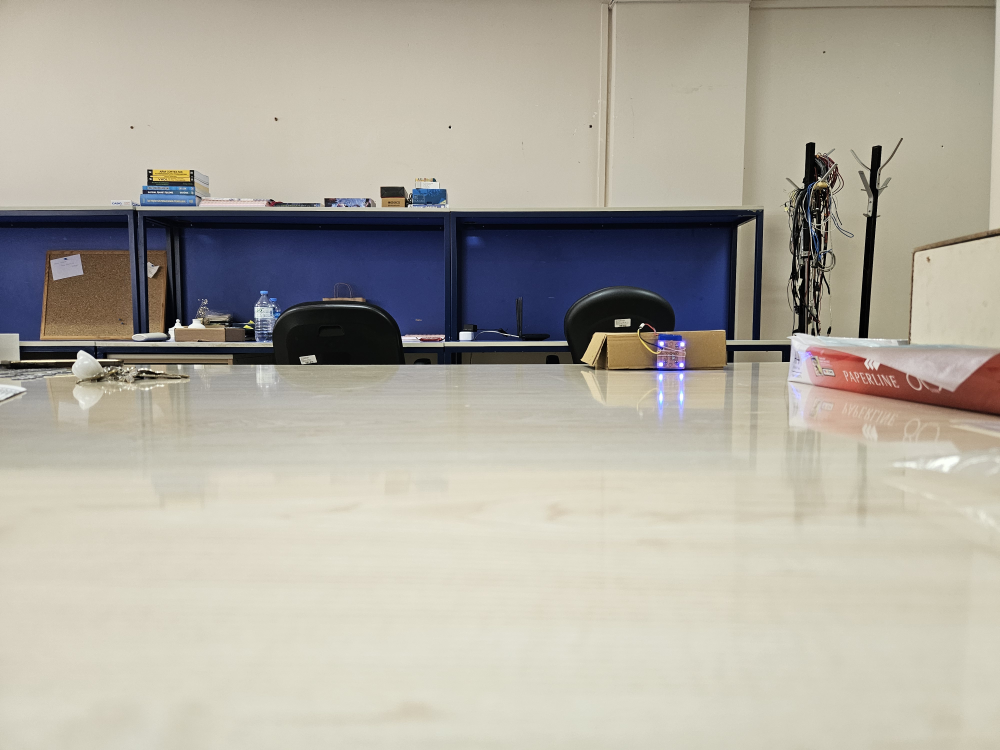
#> input picture Softwares/opencv-ws/images/20240711_111005.jpg, 4000 x 3000 px, given in place of the camera (shown at 1/4 size)
$ python test3.py
#> lines starting #> are read from the running program, lines starting #| are printed output that depends on the picture
### Softwares/opencv-ws/my_utils.py
import cv2
import numpy as np

# [20 lines left out: function sort_contours, not called in this run]

def sort_contours_clockwise(contours):
    # Find the center of the contours
    centers = []
    for contour in contours:
        M = cv2.moments(contour)
        if M["m00"] != 0:
            cX = int(M["m10"] / M["m00"])
            cY = int(M["m01"] / M["m00"])
            centers.append((cX, cY))
        else:
            centers.append((0, 0))

    # Calculate the center of the entire set
    center_point = np.mean(centers, axis=0)

    # Sort contours based on the angle
    def angle_from_center(point):
        return np.arctan2(point[1] - center_point[1], point[0] - center_point[0])

    sorted_contours = sorted(contours, key=lambda contour: angle_from_center(cv2.boundingRect(contour)[:2]))

    return sorted_contours

# [19 lines left out: functions calculate_angle, calculate_distance, not called in this run]

def calculate_f(pPix, pDist, pLen):
     return (pPix * pDist) / pLen

def calculate_real_distance(pPix, pF, pLen):
     return (pF * pLen) / pPix

### Softwares/opencv-ws/test3.py
import numpy as np
import cv2

from my_utils import *
from itertools import combinations
import math
from camera_params import *

window_name = "Multiple Color Detection in Real-TIme"
orig_window = "Original Window"

raspiCam = 1
pcCam = 2

cameraType = pcCam
_size = (800, 600)

if cameraType == raspiCam:
    from picamera.array import PiRGBArray
    from picamera import PiCamera
    camera = PiCamera()
    camera.resolution = _size
    camera.framerate = 32
    rawCapture = PiRGBArray(camera, size= _size)
elif cameraType == pcCam:
    cap = cv2.VideoCapture(0)


# [8 lines of commented-out code are left out]

h, w = _size
newcameramtx, roi = cv2.getOptimalNewCameraMatrix(mtx, dist, (w,h), 1, (w,h))

# origFrame = imageFrame

hLow = 0
hMax = 10
sLow = 0
sMax = 11
vLow = 245
vMax = 255

def readCamera():
    if cameraType == pcCam:
        _ , frame = cap.read()
#> frame is the input picture: shape (3000, 4000, 3); mean B, G, R 160.7, 171.4, 175.8
        frame = cv2.resize(frame, _size)
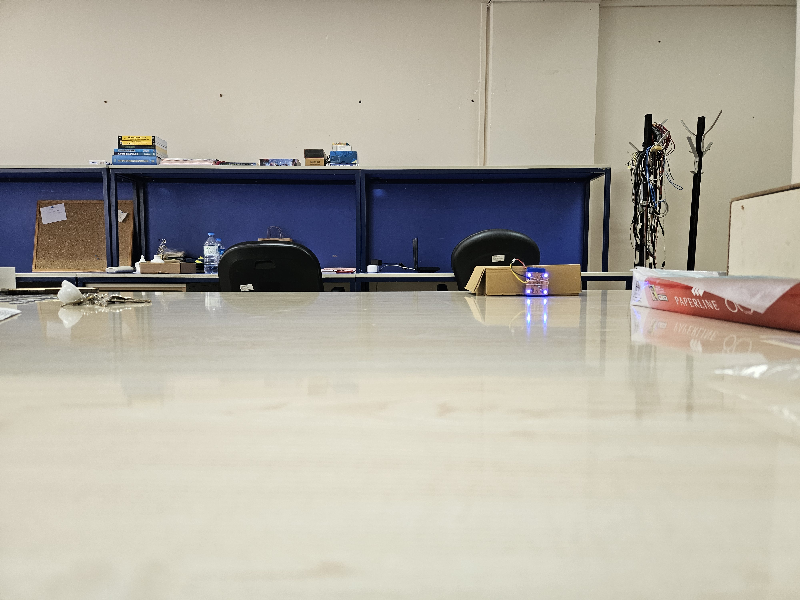
#> frame: shape (600, 800, 3); mean B, G, R 160.7, 171.4, 175.8
    elif cameraType == raspiCam:
        camera.capture(rawCapture, format="bgr")
        frame = rawCapture.array

    # for camera undistortion
    # frame = cv2.undistort(frame, mtx, dist, None, newcameramtx)
    # x, y, w, h = roi
    # frame = frame[y:y+h, x:x+w]

    frame = cv2.GaussianBlur(frame, (13,13 ), 0)
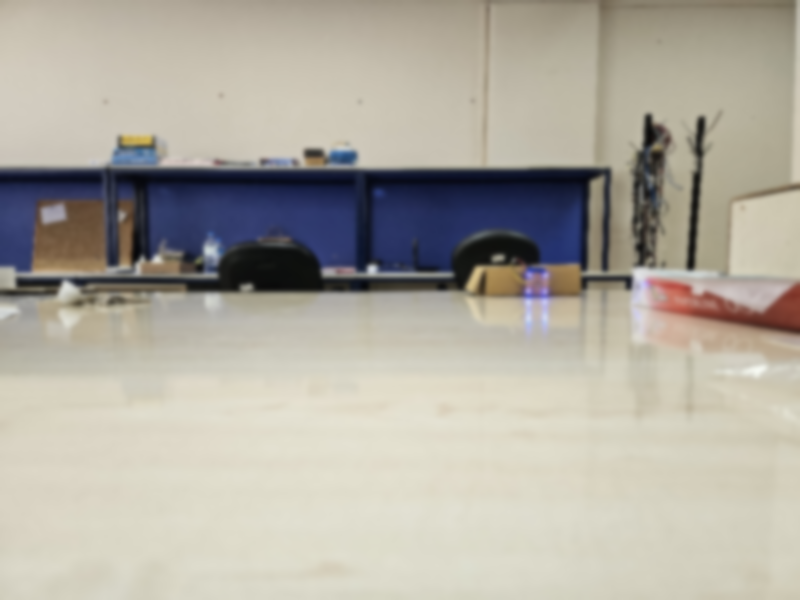
#> frame: shape (600, 800, 3); mean B, G, R 160.7, 171.4, 175.8
    return frame

def findSquares(sFrame):
    pFrame = sFrame.copy()
    # Convert the imageFrame in
    # BGR(RGB color space) to
    # HSV(hue-saturation-value)
    # color space
    hsvFrame = cv2.cvtColor(pFrame, cv2.COLOR_BGR2HSV)
#> hsvFrame: shape (600, 800, 3); mean H, S, V 34.4, 41.5, 180.3
    imageFrame = sFrame.copy()

    # [8 lines of commented-out code are left out]

    red_lower = np.array([hLow, sLow, vLow], np.uint8)
    red_upper = np.array([hMax, sMax, vMax], np.uint8)
    red_mask = cv2.inRange(hsvFrame, red_lower, red_upper)
#> red_mask: shape (600, 800); every value is 0

    # Morphological Transform, Dilation
    # for each color and bitwise_and operator
    # between imageFrame and mask determines
    # to detect only that particular color
    kernel = np.ones((5, 5), "uint8")

    # For red color
    red_mask = cv2.dilate(red_mask, kernel)
    res_red = cv2.bitwise_and(pFrame, pFrame,
                                mask = red_mask)
#> res_red: shape (600, 800, 3); every value is 0

    # Creating contour to track red color
    contours, hierarchy = cv2.findContours(red_mask,
                                            cv2.RETR_TREE,
                                            cv2.CHAIN_APPROX_SIMPLE)
#> contours = []

    cent_arr = []

    # contours, _ = sort_contours(contours)
    contours = sort_contours_clockwise(contours)
#> in sort_contours_clockwise, `center_point = np.mean(centers, axis=0)`: center_point = nan
#> in sort_contours_clockwise, `sorted_contours = sorted(contours, key=lambda contour: angle_from_cent..`: sorted_contours = []

    for pic, contour in enumerate(contours):
        area = cv2.contourArea(contour)
        if(area > 50):
            x, y, w, h = cv2.boundingRect(contour)
            cent = (int(x + w / 2), int(y + h / 2))
            cent_arr.append(cent)
            imageFrame = cv2.rectangle(pFrame, (x, y),
                                        (x + w, y + h),
                                        (0, 0, 255), 2)
#> this loop made 0 passes
#> after the loop, cent_arr = []

            # cv2.putText(imageFrame, "Red Colour", (x, y),
            #             cv2.FONT_HERSHEY_SIMPLEX, 1.0,
            #             (0, 0, 255))


    num_points = len(cent_arr)
#> num_points = 0
    angles = []

    summ = []

    if num_points != 0:
        for p in cent_arr:

            pp = [x for x in cent_arr if x != p]


            for p2, p3 in combinations(pp, 2):
                # combo = (p,) + combo
                angle = calculate_angle(p2, p, p3)
                angles.append(((p2, p, p3), angle))

                if((angle > 85.0 and angle < 95.0) or (angle > 265 and angle < 285)):
                    d1 = calculate_distance(p2, p)
                    d2 = calculate_distance(p, p3)

                    # print(d1, d2)

                    if (math.isclose(d1, d2, abs_tol=10)):
                        # print("heree")
                        # print(d1)
                        summ.append(d1)
                        cv2.line(imageFrame, p, p2, (0, 255, 0), 5)
                        cv2.line(imageFrame, p3, p, (0, 255, 0), 5)

        pix = np.mean(summ)
        # print(pix)

        # print(calculate_f(pix, 55.5, 3))
        # print("Real dist: ", calculate_real_distance(pix, 615.823, 3))

    return hsvFrame, imageFrame

def clamp(n, minn, maxn):
    return max(min(maxn, n), minn)

def mouseRGB_callback(event,x,y,flags,param):
    global hMax, hLow, sMax, sLow, vMax, vLow

    if event == cv2.EVENT_LBUTTONDOWN: #checks mouse left button down condition
        hVal = hFrame[y,x,0]
        sVal = hFrame[y,x,1]
        gVal = hFrame[y,x,2]

        hMax = hVal + 10
        hLow = hVal - 10
        sMax = sVal + 10
        sLow = sVal - 10
        vMax = gVal + 10
        vLow = gVal - 10

        hMax = clamp(hMax, 0, 255)
        hLow = clamp(hLow, 0, 255)
        sMax = clamp(sMax, 0, 255)
        sLow = clamp(sLow, 0, 255)
        vMax = clamp(vMax, 0, 255)
        vLow = clamp(vLow, 0, 255)

        print(hMax, hLow, sMax, sLow, vMax, vLow)

        print("X: {0}, Y: {1}, H: {2}, S: {3}, V: {4}".format(x, y, hVal, sVal, gVal))


# Program Termination
cv2.namedWindow(window_name)
cv2.namedWindow(orig_window)
cv2.setMouseCallback(orig_window, mouseRGB_callback)

while True:

    origFrame = readCamera()

    hFrame, iFrame = findSquares(origFrame)

    cv2.imshow(orig_window, origFrame)
    cv2.imshow(window_name, iFrame)
    k = cv2.waitKey(10)
#> (key Esc is pressed here)

    if (k == 27): break

$ run again, on Softwares/opencv-ws/images/20240711_111043.jpg
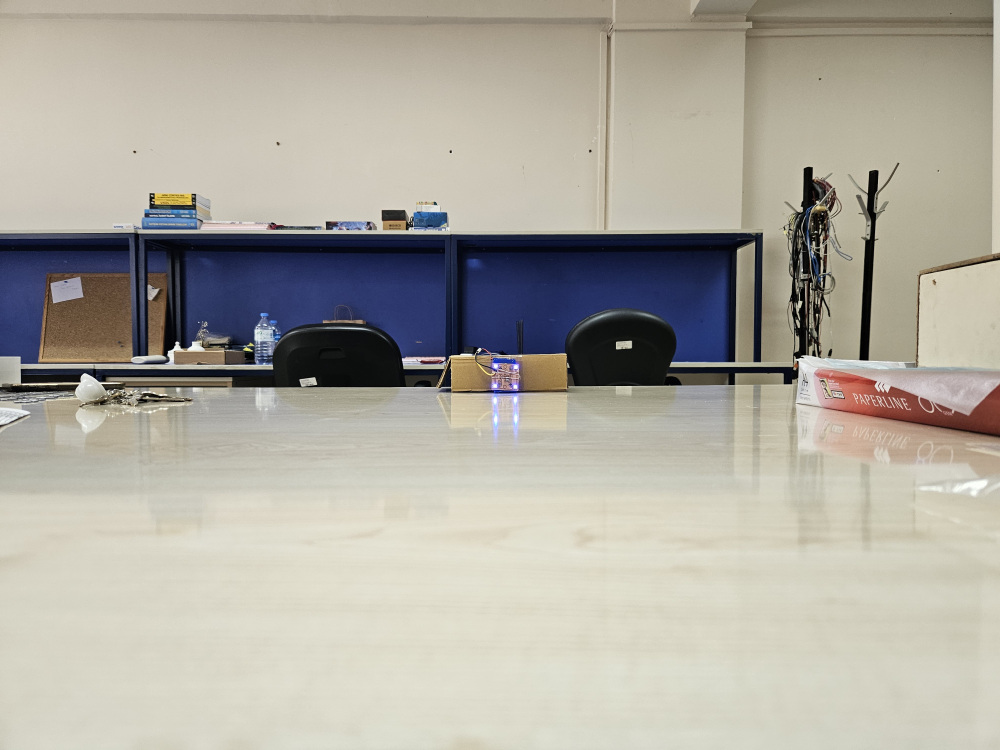
#> input picture Softwares/opencv-ws/images/20240711_111043.jpg, 4000 x 3000 px, given in place of the camera (shown at 1/4 size)
#> in readCamera, frame is the input picture: shape (3000, 4000, 3); mean B, G, R 159.8, 169.8, 173.5
#> in readCamera, `frame = cv2.resize(frame, _size)`:
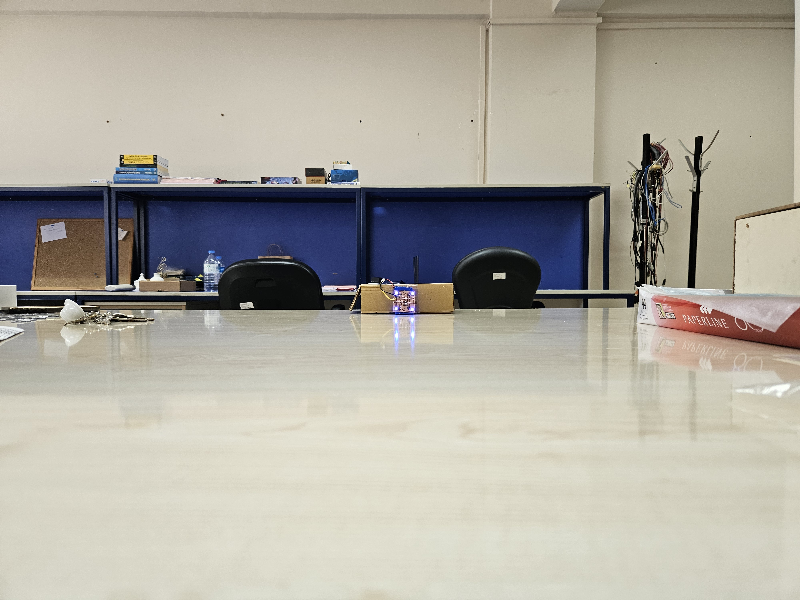
#> frame: shape (600, 800, 3); mean B, G, R 159.8, 169.8, 173.5
#> in readCamera, `frame = cv2.GaussianBlur(frame, (13,13 ), 0)`:
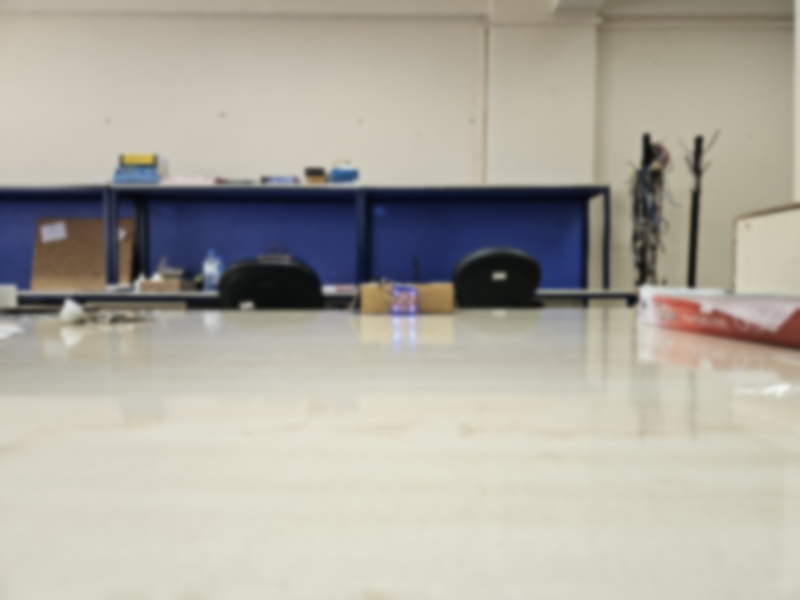
#> frame: shape (600, 800, 3); mean B, G, R 159.8, 169.8, 173.5
#> hsvFrame: shape (600, 800, 3); mean H, S, V 35.2, 40.5, 178.1
#> red_mask: shape (600, 800); every value is 0
#> res_red: shape (600, 800, 3); every value is 0
#> contours = []
#> center_point = nan
#> sorted_contours = []
#> num_points = 0

$ run again, on Softwares/opencv-ws/images/20240711_111126.jpg
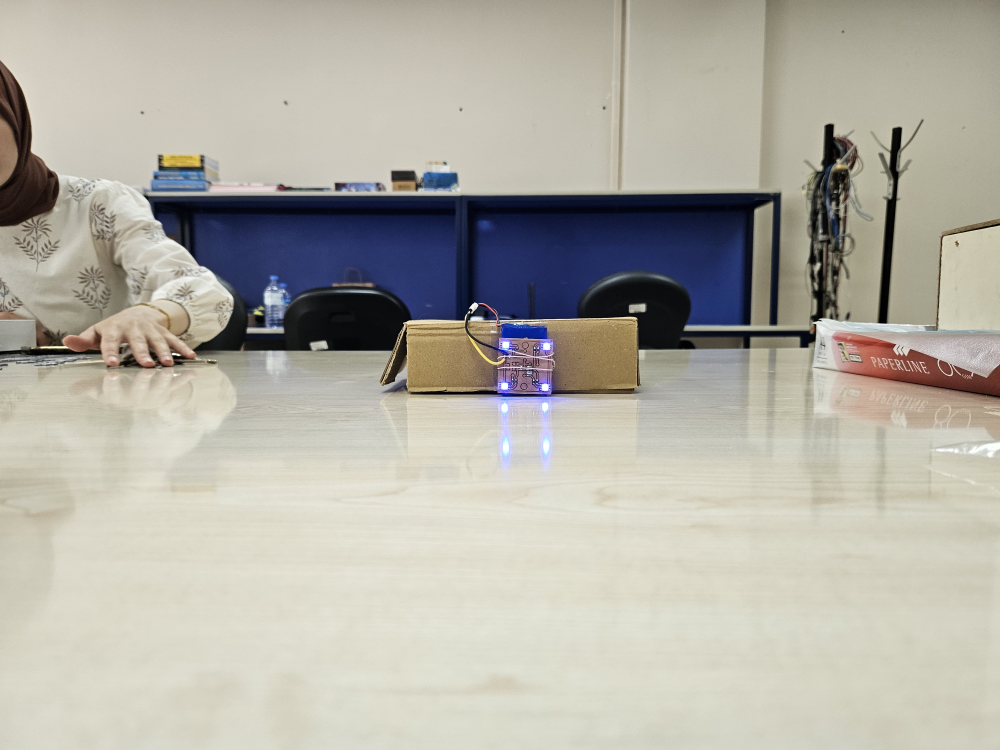
#> input picture Softwares/opencv-ws/images/20240711_111126.jpg, 4000 x 3000 px, given in place of the camera (shown at 1/4 size)
#> in readCamera, frame is the input picture: shape (3000, 4000, 3); mean B, G, R 165, 174.9, 177.7
#> in readCamera, `frame = cv2.resize(frame, _size)`:
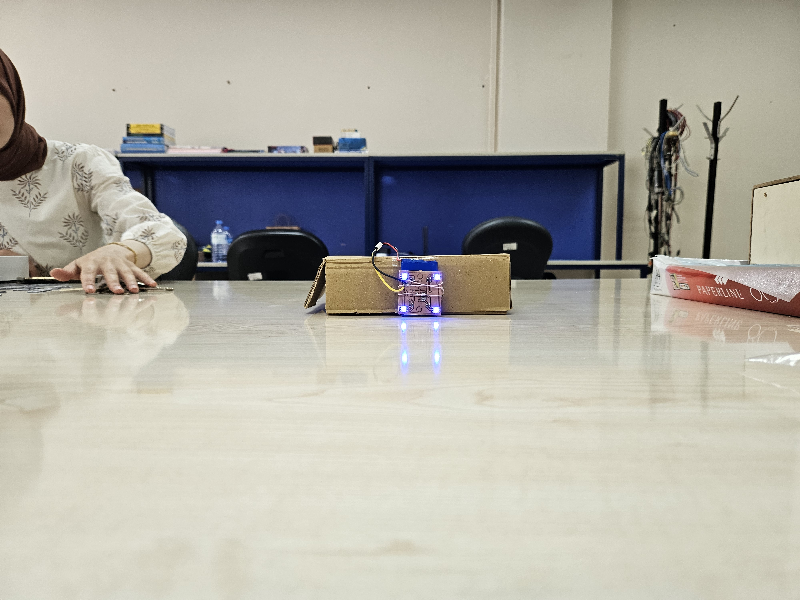
#> frame: shape (600, 800, 3); mean B, G, R 165, 174.9, 177.7
#> in readCamera, `frame = cv2.GaussianBlur(frame, (13,13 ), 0)`:
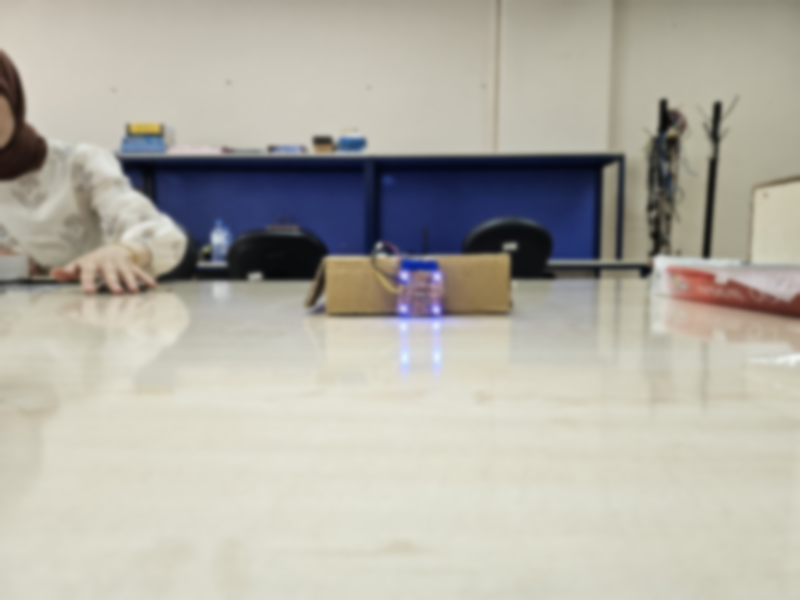
#> frame: shape (600, 800, 3); mean B, G, R 165, 174.9, 177.7
#> hsvFrame: shape (600, 800, 3); mean H, S, V 35.7, 38.6, 182.3
#> red_mask: shape (600, 800); every value is 0
#> res_red: shape (600, 800, 3); every value is 0
#> contours = []
#> center_point = nan
#> sorted_contours = []
#> num_points = 0
